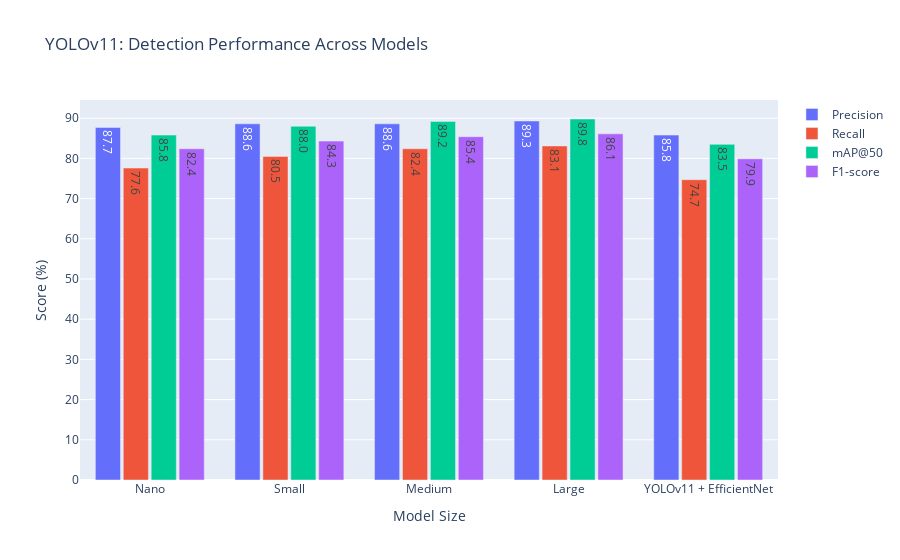
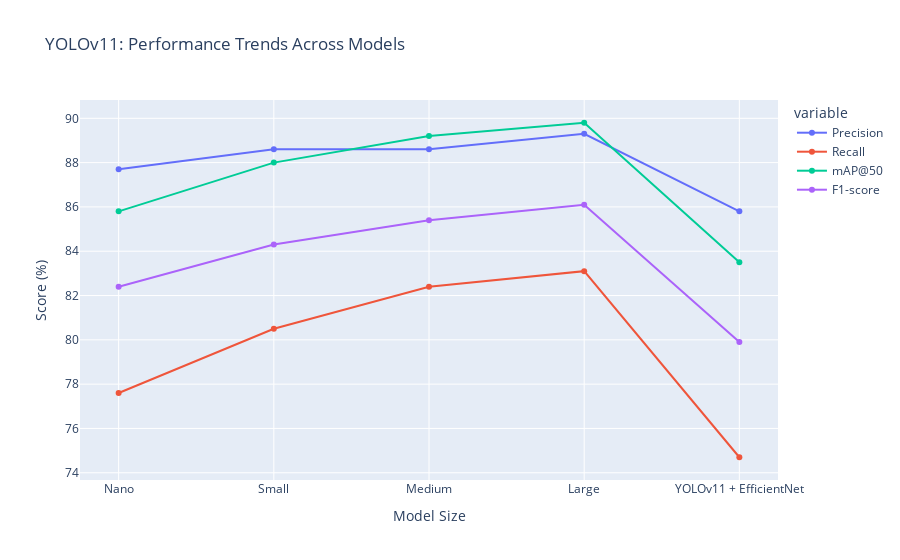

These figures' notebook cell, in order:
### Code cell
import numpy as np
import pandas as pd
import plotly.graph_objects as go
import plotly.express as px

models = ['Nano', 'Small', 'Medium', 'Large', 'YOLOv11 + EfficientNet']
metrics = {
    'Precision': [87.7, 88.6, 88.6, 89.3, 85.8],
    'Recall': [77.6, 80.5, 82.4, 83.1, 74.7],
    'mAP@50': [85.8, 88.0, 89.2, 89.8, 83.5],
    'F1-score': [82.4, 84.3, 85.4, 86.1, 79.9]
}

# Convert to DataFrame
df = pd.DataFrame(metrics, index=models)

# Grouped Bar Chart for All Metrics
fig = go.Figure()

for metric in metrics.keys():
    fig.add_trace(go.Bar(
        name=metric,
        x=models,
        y=metrics[metric],
        text=metrics[metric],
        textposition='auto'
    ))

# Update Layout
fig.update_layout(
    title='YOLOv11: Detection Performance Across Models',
    xaxis_title='Model Size',
    yaxis_title='Score (%)',
    barmode='group',
    bargap=0.2,
    bargroupgap=0.1
)

fig.show()

# Line Chart for Better Trend Visualization
fig_line = px.line(
    df,
    title='YOLOv11: Performance Trends Across Models',
    markers=True
)
fig_line.update_layout(
    xaxis_title='Model Size',
    yaxis_title='Score (%)'
)
fig_line.show()

### Figure 1 — Plotly figure (JSON) as saved in the notebook; plotly's stock layout.template omitted (floating-point values rounded to 4 significant figures)
{"data": [{"name": "Precision", "text": ["87.7", "88.6", "88.6", "89.3", "85.8"], "textposition": "auto", "type": "bar", "x": ["Nano", "Small", "Medium", "Large", "YOLOv11 + EfficientNet"], "y": [87.7, 88.6, 88.6, 89.3, 85.8]}, {"name": "Recall", "text": ["77.6", "80.5", "82.4", "83.1", "74.7"], "textposition": "auto", "type": "bar", "x": ["Nano", "Small", "Medium", "Large", "YOLOv11 + EfficientNet"], "y": [77.6, 80.5, 82.4, 83.1, 74.7]}, {"name": "mAP@50", "text": ["85.8", "88.0", "89.2", "89.8", "83.5"], "textposition": "auto", "type": "bar", "x": ["Nano", "Small", "Medium", "Large", "YOLOv11 + EfficientNet"], "y": [85.8, 88, 89.2, 89.8, 83.5]}, {"name": "F1-score", "text": ["82.4", "84.3", "85.4", "86.1", "79.9"], "textposition": "auto", "type": "bar", "x": ["Nano", "Small", "Medium", "Large", "YOLOv11 + EfficientNet"], "y": [82.4, 84.3, 85.4, 86.1, 79.9]}], "layout": {"bargap": 0.2, "bargroupgap": 0.1, "barmode": "group", "title": {"text": "YOLOv11: Detection Performance Across Models"}, "xaxis": {"title": {"text": "Model Size"}}, "yaxis": {"title": {"text": "Score (%)"}}}}

### Figure 2 — Plotly figure (JSON) as saved in the notebook; plotly's stock layout.template omitted (floating-point values rounded to 4 significant figures)
{"data": [{"hovertemplate": "variable=Precision<br>index=%{x}<br>value=%{y}<extra></extra>", "legendgroup": "Precision", "line": {"color": "#636efa", "dash": "solid"}, "marker": {"symbol": "circle"}, "mode": "lines+markers", "name": "Precision", "orientation": "v", "showlegend": true, "type": "scatter", "x": ["Nano", "Small", "Medium", "Large", "YOLOv11 + EfficientNet"], "xaxis": "x", "y": [87.7, 88.6, 88.6, 89.3, 85.8], "yaxis": "y"}, {"hovertemplate": "variable=Recall<br>index=%{x}<br>value=%{y}<extra></extra>", "legendgroup": "Recall", "line": {"color": "#EF553B", "dash": "solid"}, "marker": {"symbol": "circle"}, "mode": "lines+markers", "name": "Recall", "orientation": "v", "showlegend": true, "type": "scatter", "x": ["Nano", "Small", "Medium", "Large", "YOLOv11 + EfficientNet"], "xaxis": "x", "y": [77.6, 80.5, 82.4, 83.1, 74.7], "yaxis": "y"}, {"hovertemplate": "variable=mAP@50<br>index=%{x}<br>value=%{y}<extra></extra>", "legendgroup": "mAP@50", "line": {"color": "#00cc96", "dash": "solid"}, "marker": {"symbol": "circle"}, "mode": "lines+markers", "name": "mAP@50", "orientation": "v", "showlegend": true, "type": "scatter", "x": ["Nano", "Small", "Medium", "Large", "YOLOv11 + EfficientNet"], "xaxis": "x", "y": [85.8, 88, 89.2, 89.8, 83.5], "yaxis": "y"}, {"hovertemplate": "variable=F1-score<br>index=%{x}<br>value=%{y}<extra></extra>", "legendgroup": "F1-score", "line": {"color": "#ab63fa", "dash": "solid"}, "marker": {"symbol": "circle"}, "mode": "lines+markers", "name": "F1-score", "orientation": "v", "showlegend": true, "type": "scatter", "x": ["Nano", "Small", "Medium", "Large", "YOLOv11 + EfficientNet"], "xaxis": "x", "y": [82.4, 84.3, 85.4, 86.1, 79.9], "yaxis": "y"}], "layout": {"legend": {"title": {"text": "variable"}, "tracegroupgap": 0}, "title": {"text": "YOLOv11: Performance Trends Across Models"}, "xaxis": {"anchor": "y", "domain": [0, 1], "title": {"text": "Model Size"}}, "yaxis": {"anchor": "x", "domain": [0, 1], "title": {"text": "Score (%)"}}}}
